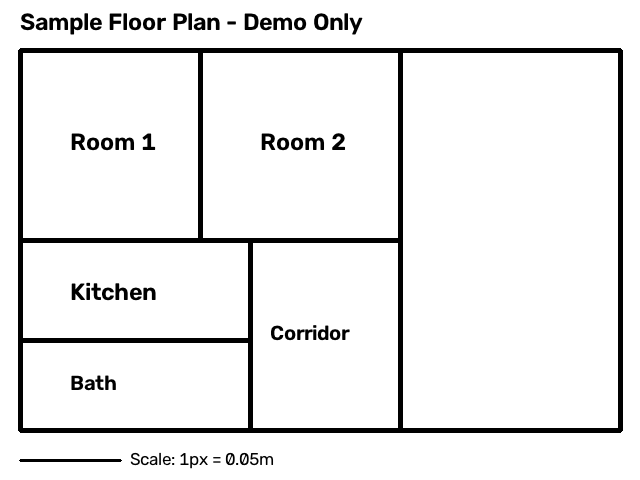
#> input picture modules/bhudrishti_geospatial_ai/input/sample_floor_plan.png, 640 x 480 px
$ python -i floor_plan_analyzer.py   (imports and definitions only)
#> lines starting #> are read from the running program, lines starting #| are printed output that depends on the picture; after the words box and inside, x2 and y2 are one past the last pixel; in counts of white or black regions, pixels touching at a corner belong together
"""Floor-plan image analysis using classical OpenCV techniques.

Detects preliminary room/unit-boundary candidates from a floor-plan image.
All detected boundaries are proposals — never legally valid property
boundaries. Every result requires authorised human confirmation.
"""

from __future__ import annotations

from pathlib import Path
from typing import Optional

import cv2
import numpy as np

from .models import DEMO_PARENT_ULPIN, FloorPlanResult, ProposedUnit


def analyze_floor_plan(
    image_path: str,
    metres_per_pixel: Optional[float] = None,
) -> dict:
    """Analyse a floor-plan image and propose room/unit boundaries.

    Parameters
    ----------
    image_path : str
        Path to a PNG or JPG floor-plan image.
    metres_per_pixel : float or None
        Optional scale calibration.  When *None*, metric areas are not
        computed and a warning is emitted.

    Returns
    -------
    dict
        JSON-serialisable floor-plan analysis result.
    """
#> called with image_path = '../input/sample_floor_plan.png'
    path = Path(image_path)
    if not path.exists():
        raise FileNotFoundError(f"Image not found: {image_path}")

    img = cv2.imread(str(path))
#> img is the input picture: shape (480, 640, 3); min 0, max 255, mean 236.4
    if img is None:
        raise ValueError(f"Cannot decode image: {image_path}")

    gray = cv2.cvtColor(img, cv2.COLOR_BGR2GRAY)
    blurred = cv2.GaussianBlur(gray, (5, 5), 0)
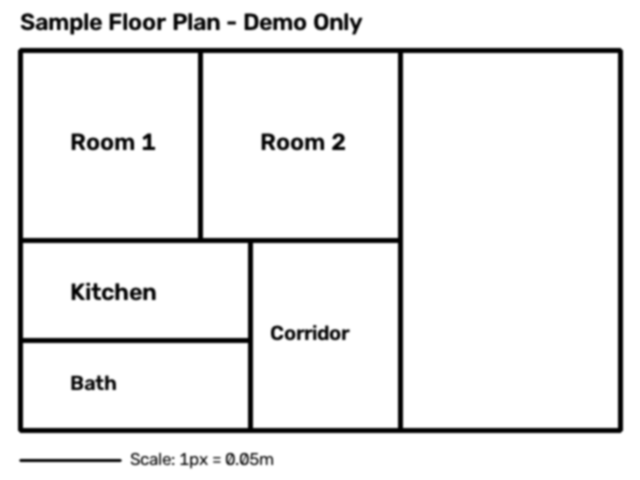
#> blurred: shape (480, 640); min 0, max 255, mean 236.4
    thresh = cv2.adaptiveThreshold(
        blurred, 255,
        cv2.ADAPTIVE_THRESH_GAUSSIAN_C,
        cv2.THRESH_BINARY_INV,
        11, 2,
    )
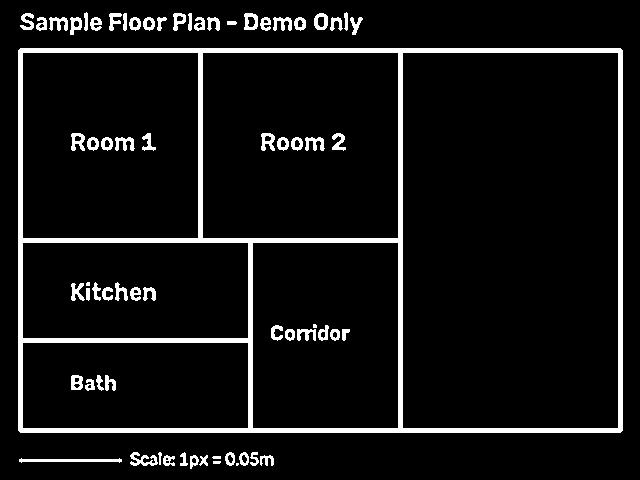
#> thresh: shape (480, 640); 7.6% white; 68 white regions (3 under 20 px), largest, box (x1, y1, x2, y2) and area: (18, 48, 623, 433) 16513, (19, 458, 122, 463) 313, (130, 452, 158, 466) 198

    kernel = cv2.getStructuringElement(cv2.MORPH_RECT, (3, 3))
    morphed = cv2.morphologyEx(thresh, cv2.MORPH_CLOSE, kernel, iterations=2)
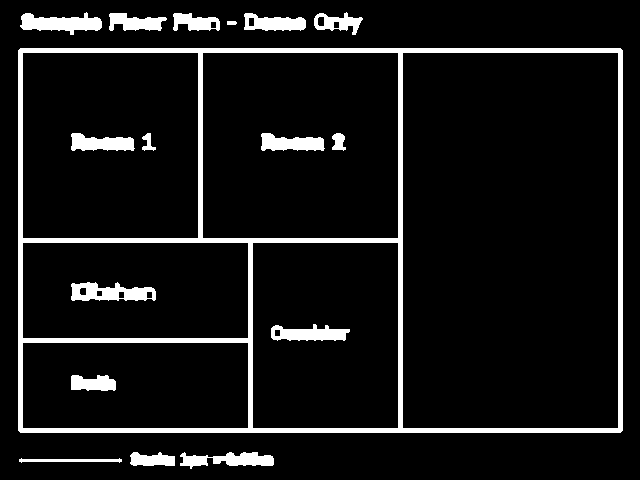
#> morphed: shape (480, 640); 8.6% white; 17 white regions

    contours, _ = cv2.findContours(
        morphed, cv2.RETR_EXTERNAL, cv2.CHAIN_APPROX_SIMPLE,
    )
#> contours = 10 contours; largest, box (x1, y1, x2, y2) and area: (18, 48, 623, 433) 231928, (20, 12, 102, 35) 992, (180, 452, 274, 469) 808, (244, 13, 306, 31) 732, (109, 13, 167, 31) 607

    img_area = float(img.shape[0] * img.shape[1])
#> img_area = 307200
    min_area = img_area * 0.005
#> min_area = 1536
    max_area = img_area * 0.80
#> max_area = 245760

    proposed_units: list[ProposedUnit] = []

    for idx, cnt in enumerate(contours):
        area_px = cv2.contourArea(cnt)
        if area_px < min_area or area_px > max_area:
            continue

        epsilon = 0.02 * cv2.arcLength(cnt, True)
        approx = cv2.approxPolyDP(cnt, epsilon, True)
        if len(approx) < 3:
            continue

        # --- geometry metrics ------------------------------------------------
        hull = cv2.convexHull(cnt)
        hull_area = cv2.contourArea(hull)
        solidity = area_px / hull_area if hull_area > 0 else 0.0

        x, y, w, h = cv2.boundingRect(cnt)
        aspect = min(w, h) / max(w, h) if max(w, h) > 0 else 0.0
        rel_area = area_px / img_area

        # --- confidence ------------------------------------------------------
        confidence = 0.40
        confidence += 0.20 * solidity
        confidence += 0.10 * aspect
        confidence += 0.05 * min(1.0, rel_area * 10)
        if metres_per_pixel is not None:
            confidence += 0.10  # calibration bonus
        confidence = round(min(0.95, max(0.10, confidence)), 2)

        # --- metric area -----------------------------------------------------
        unit_warnings: list[str] = []
        if metres_per_pixel is not None:
            area_sqm: Optional[float] = round(area_px * metres_per_pixel ** 2, 2)
            metric_available = True
        else:
            area_sqm = None
            metric_available = False
            unit_warnings.append(
                "Scale calibration is required before metric area can be used."
            )

        boundary = approx.reshape(-1, 2).tolist()

        proposed_units.append(
            ProposedUnit(
                proposed_unit_code=f"UNIT_{idx + 1:03d}",
                proposed_boundary=boundary,
                area_px=round(area_px, 1),
                area_sqm=area_sqm,
                metric_area_available=metric_available,
                confidence_score=confidence,
                label_suggestion=f"proposed_unit_candidate_{idx + 1}",
                warnings=unit_warnings,
                human_verification_required=True,
            )
        )
#> this loop made 4 passes
#> area_px on passes 1 to 3: 208, 807.5, 433.5
#> after the loop, proposed_units = []

    overall_warnings: list[str] = []
    if not proposed_units:
        overall_warnings.append(
            "No unit-boundary candidates detected in the floor-plan image."
        )
    if metres_per_pixel is None:
        overall_warnings.append(
            "No scale calibration provided; all areas are in pixels only."
        )

    result = FloorPlanResult(
        parent_ulpin=DEMO_PARENT_ULPIN,
        coordinate_reference="LOCAL_METERS",
        image_path=str(path),
        metres_per_pixel=metres_per_pixel,
        proposed_units=proposed_units,
        warnings=overall_warnings,
        human_verification_required=True,
    )
    return result.model_dump()

#> (the run stopped early here; a loop or call above may not have finished)
